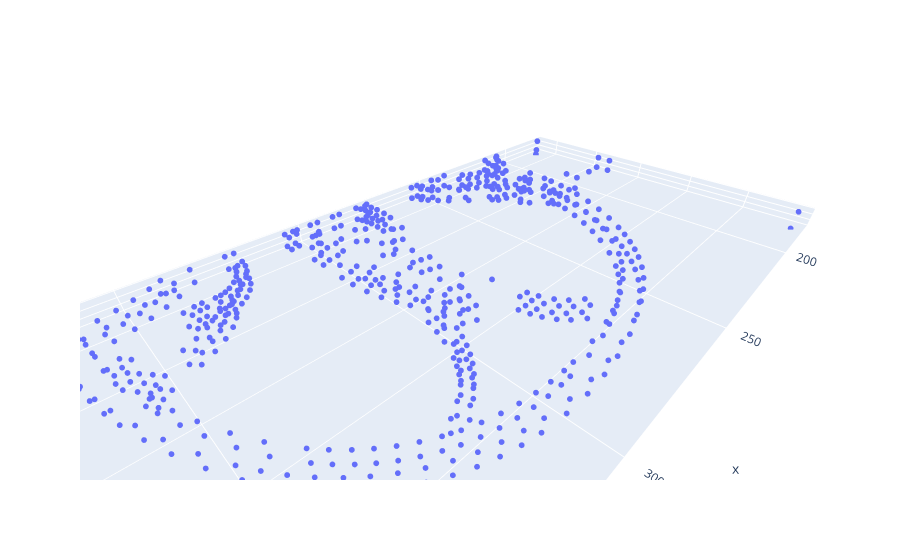

The notebook cell saved with this chart:
### Code cell
# drive.mount('/content/drive')
# drive_path = "/content/drive/MyDrive/Research/PhD/Scripts/"
# stl_file_path = drive_path + "test_part.stl"
# stl_file_path = "./test_part.stl"
# stl_file_path = "./vessel_half.stl"
# stl_file_path = "./circle_split.stl"
# stl_file_path = "./vessel_quarter.stl"
# stl_file_path = "./simple_split.stl"
# stl_file_path = "./neuro_model_solid.stl"
stl_file_path = "./neuro_model_half.stl"





mesh_data = mesh.Mesh.from_file(stl_file_path)

# Extract vertices
vertices = mesh_data.vectors.reshape((-1, 3))

# Create a 3D scatter plot
fig = make_subplots(rows=1, cols=1, specs=[[{'type': 'scatter3d'}]])

fig.add_trace(go.Scatter3d(
    x=vertices[:, 0],
    y=vertices[:, 1],
    z=vertices[:, 2],
    mode='markers',
    marker=dict(size=2),
))

# Set layout
fig.update_layout(scene=dict(aspectmode="data"))

# Show the plot
fig.show()

### Figure 1 — Plotly figure (JSON) as saved in the notebook; plotly's stock layout.template omitted (floating-point values rounded to 4 significant figures; data arrays with more than 128 entries replaced by an {"elided": "..."} marker saying what was removed)
{"data": [{"marker": {"size": 2}, "mode": "markers", "type": "scatter3d", "x": {"elided": "3612 float values"}, "y": {"elided": "3612 float values"}, "z": {"elided": "3612 int values"}}], "layout": {"scene": {"aspectmode": "data", "domain": {"x": [0, 1], "y": [0, 1]}}}}
